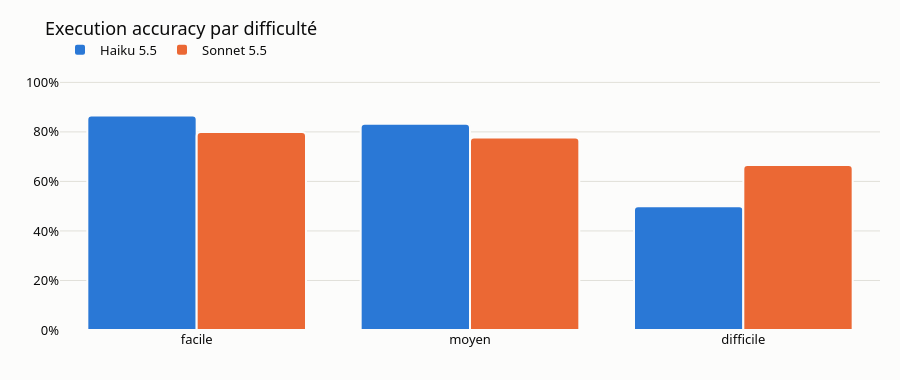

Notebook source saved alongside this figure:
### Markdown cell above
### 2.2 Justesse par difficulté

### Code cell
par_difficulte = (
    df1[df1["answerable"]]
    .groupby(["modele", "difficulty"])["correct"]
    .agg(["mean", "sum", "count"])
    .reset_index()
)
fig = go.Figure()
for modele in resume1.index:
    g = (
        par_difficulte[par_difficulte["modele"] == modele]
        .set_index("difficulty")
        .reindex(ordre_difficulte)
    )
    fig.add_bar(
        name=modele,
        x=ordre_difficulte,
        y=g["mean"],
        marker_color=COULEURS.get(modele),
        marker_line_color=SURFACE,
        marker_line_width=2,
        customdata=g[["sum", "count"]].to_numpy(),
        hovertemplate="%{x} : %{y:.0%} (%{customdata[0]}/%{customdata[1]})<extra>"
        + modele
        + "</extra>",
    )
fig.update_layout(
    title="Execution accuracy par difficulté",
    barmode="group",
    yaxis_tickformat=".0%",
    yaxis_range=[0, 1.05],
    height=380,
)
fig.show()

### Figure 1 — Plotly figure (JSON) as saved in the notebook; plotly's stock layout.template omitted (floating-point values rounded to 4 significant figures)
{"data": [{"customdata": [[13, 15], [15, 18], [3, 6]], "hovertemplate": "%{x} : %{y:.0%} (%{customdata[0]}/%{customdata[1]})<extra>Haiku 5.5</extra>", "marker": {"color": "#2a78d6", "line": {"color": "#fcfcfb", "width": 2}}, "name": "Haiku 5.5", "type": "bar", "x": ["facile", "moyen", "difficile"], "y": [0.8667, 0.8333, 0.5]}, {"customdata": [[12, 15], [14, 18], [4, 6]], "hovertemplate": "%{x} : %{y:.0%} (%{customdata[0]}/%{customdata[1]})<extra>Sonnet 5.5</extra>", "marker": {"color": "#eb6834", "line": {"color": "#fcfcfb", "width": 2}}, "name": "Sonnet 5.5", "type": "bar", "x": ["facile", "moyen", "difficile"], "y": [0.8, 0.7778, 0.6667]}], "layout": {"barmode": "group", "height": 380, "title": {"text": "Execution accuracy par difficulté"}, "yaxis": {"range": [0, 1.05], "tickformat": ".0%"}}}
